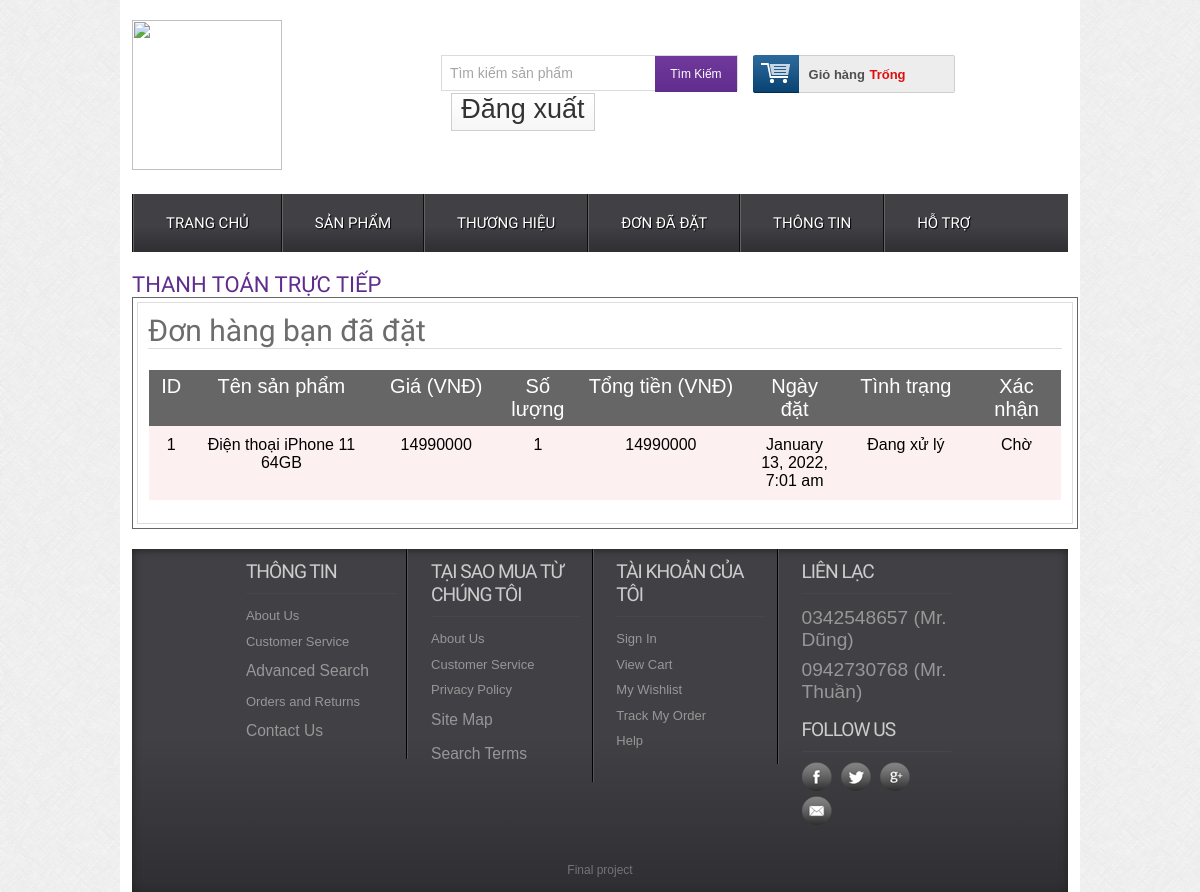
Before: /orderdetails.php (signed in) with the older database file.
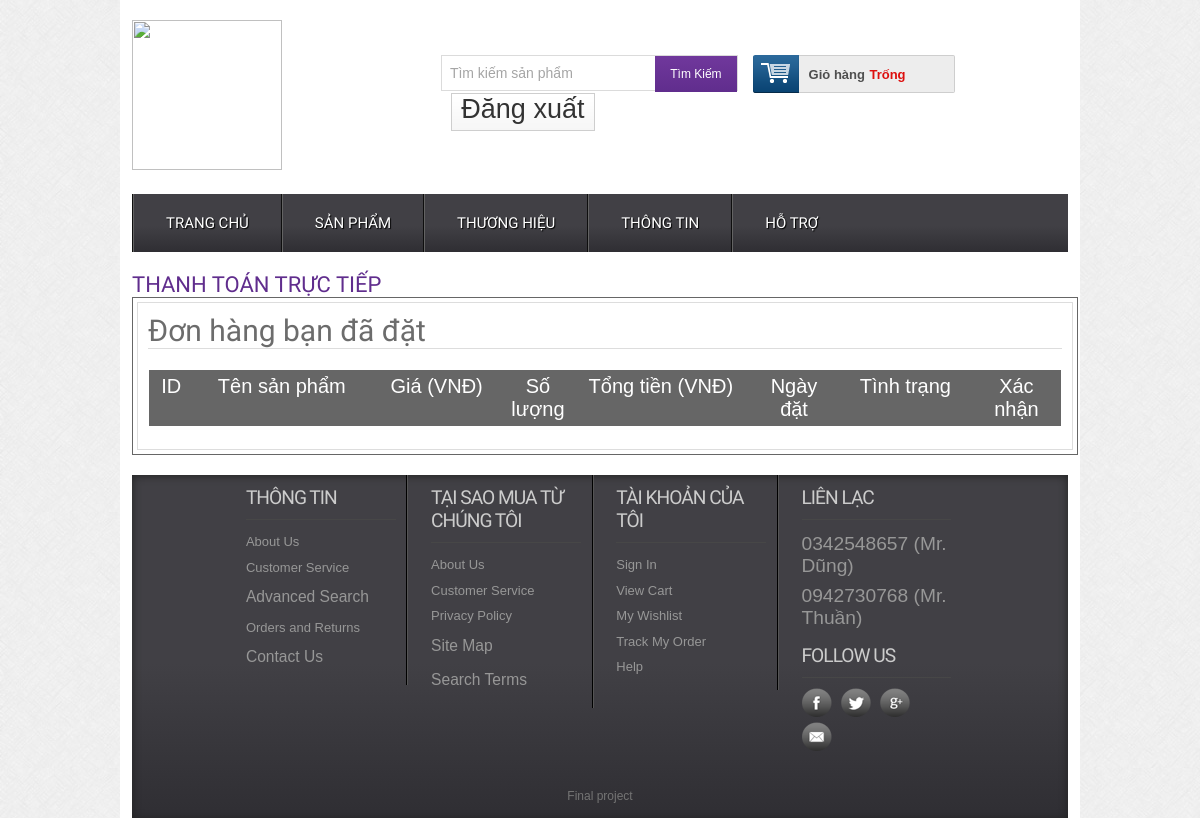
After: the same page with the newer database file.
### tables this page shows
CREATE TABLE `tbl_order` (
  `id` int(11) NOT NULL,
  `productId` int(11) NOT NULL,
  `productName` varchar(255) NOT NULL,
  `customer_id` int(11) NOT NULL,
  `quantity` int(11) NOT NULL,
  `price` varchar(255) NOT NULL,
  `image` varchar(255) NOT NULL,
  `status` int(11) NOT NULL DEFAULT 0,
  `date_order` timestamp NOT NULL DEFAULT current_timestamp()
);

### classes/cart.php (called while the page is built, shortened)
<?php
    $filepath = realpath(dirname(__FILE__));
     include_once  ($filepath.'/../lib/database.php');
     include_once  ($filepath.'/../helpers/format.php');
?>
<?php
        class cart
        {
            private $db;
            public function __construct()
            {
                $this->db = new Database();
            }
            public function get_cart_ordered($customer_id){
                $query = "SELECT * FROM tbl_order WHERE customer_id = '$customer_id'";
                $get_cart_ordered = $this->db->select($query);
                return $get_cart_ordered;
            }
            public function check_order($customer_id){
                $query = "SELECT * FROM tbl_order WHERE customer_id = '$customer_id'";
                $result = $this->db->select($query);
                return $result;
            }
        }
?>

### lib/database.php (called while the page is built, shortened)
<?php
Class Database{
   public $host   = DB_HOST;
   public $user   = DB_USER;
   public $pass   = DB_PASS;
   public $dbname = DB_NAME;
   public $link;
private function connectDB(){
   $this->link = new mysqli($this->host, $this->user, $this->pass,
    $this->dbname,"3307");
 }
public function select($query){
  $result = $this->link->query($query) or
   die($this->link->error.__LINE__);
  if($result->num_rows > 0){
    return $result;
  } else {
    return false;
  }
 }
}

### lib/session.php (called while the page is built, shortened)
<?php
class Session{
 public static function get($key){
    if (isset($_SESSION[$key])) {
     return $_SESSION[$key];
    } else {
     return false;
    }
 }
}
?>

### helpers/format.php (called while the page is built, shortened)
<?php
class Format{
 public function formatDate($date){
    return date('F j, Y, g:i a', strtotime($date));
 }
}
?>

### orderdetails.php (the view, shortened to what the changed rows need)
<?php
	include 'inc/header.php';
?>
<?php
 $ct = new cart();
?>
<form action="" method="post" enctype="multipart/form">
 <div class="main">
    <div class="content">
    	<div class="section group">
            <div class="box_left">
            <div class="cartpage">
			    	<h2>Đơn hàng bạn đã đặt</h2>
						<table class="tblone">
							<tr>
								<th width="5%">ID</th>
								<th width="20%">Tên sản phẩm</th>
								<th width="15%">Giá (VNĐ)</th>
								<th width="5%">Số lượng</th>
								<th width="20%">Tổng tiền (VNĐ)</th>
								<th width="10%">Ngày đặt</th>
								<th width="15%">Tình trạng</th>
								<th width="25%">Xác nhận</th>
							</tr>
							<?php
             $customer_id = Session::get('customer_id');
							$get_cart_ordered = $ct->get_cart_ordered($customer_id);
							if($get_cart_ordered){
                                $i=0;
									while($result = $get_cart_ordered->fetch_assoc()){
                                            $i++;
							?>
							<tr>
								<td><?php echo $i  ?></td>
								<td><?php echo $result['productName']  ?></td>
								<td><?php echo $result['price'] ?></td>
								<td>
                                <?php echo $result['quantity'] ?>
								</td>
								<td><?php $total = $result['price'] * $result['quantity'];
								echo $total?></td>
                                <td><?php echo $fm->formatDate($result['date_order']) ?></td>
                                <td>
                                    <?php if($result['status']=='0'){
                                        echo 'Đang xử lý';
                                    }elseif($result['status']=='1'){
                                        ?>
										<span>Đang vận chuyển</span>
									<?php
                                    }else{
										echo 'Đã nhận hàng';
									}
									?>
                                </td>
							<?php
									if($result['status'] ==0){
										?>
										<td><?php echo 'Chờ';?></td>
										<?php
									}elseif($result['status'] ==1){
										?>
									<td>
										<a href="?confirmid=<?php echo $customer_id ?>&price=<?php echo $result['price'] ?>&time=<?php echo $result['date_order'] ?>">Nhận hàng </a>
									</td>
									<?php
									}elseif($result['status'] ==2){
									?>
									<td>OK</td>
									<?php
									}
									?>
							</tr>
							<?php
								}
						}
							?>
						</table>
					</div>
            </div>
    </div>
 	</div>
     </form>
<?php
	include 'inc/footer.php';
?>

### inc/header.php (shortened to what the changed rows need)
<?php
    include './lib/session.php';
?>
<?php
include_once  './lib/database.php';
include_once  './helpers/format.php';
	$fm = new Format();
	$ct = new cart();
?>
?><!DOCTYPE HTML>
<head>
<link href="css/style.css" rel="stylesheet" type="text/css" media="all"/>
<link href="css/menu.css" rel="stylesheet" type="text/css" media="all"/>
</head>
<body>
  <div class="wrap">
<div class="menu">
	<ul id="dc_mega-menu-orange" class="dc_mm-orange">
	   <?php
             $customer_id = Session::get('customer_id');
		$check_order = $ct->check_order($customer_id);
		if($check_order==true) {
			echo '<li><a href="orderdetails.php">Đơn đã đặt</a></li>';
		}else{
			echo '';
		}
	  ?>
	</ul>
</div>

Changed rows visible on the page:
removed tbl_order: productName "Điện thoại iPhone 11 64GB", price "14990000", quantity "1", date_order "January 13, 2022, 7:01 am", status "Đang xử lý"
Other visible differences:
text no longer shown: "ĐƠN ĐÃ ĐẶT"
